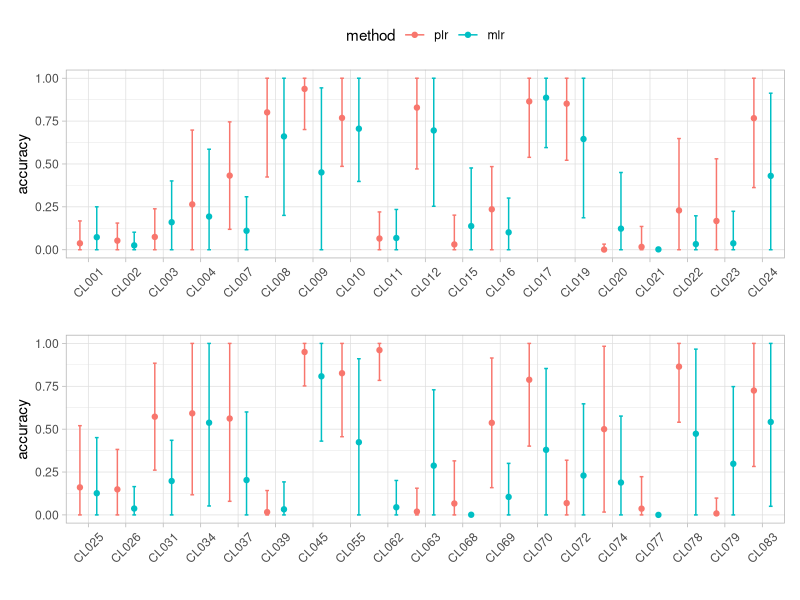

Here is the R script that generated this plot:
# Title: Plot Figure 6
# 
# Description: Reproduce Fig 6
#
# Requirement:
#   Packages: ggplot, dplyr, patchwork
#



library(ggplot2)
library(dplyr)
library(patchwork)

dt <- read.csv("./results/case_seq_acc.csv")
dt$method <- factor(dt$method, levels = c("plr","mlr"))
cl <- unique(dt$cluster)
dt1 <- dt %>% filter(cluster %in% cl[1:19])
dt2 <- dt %>% filter(cluster %in% cl[20:38])



## ******* Create errorbar *******
## *******************************
pl1 <- dt1 %>% 
  group_by(cluster, method) %>% 
  summarise(mean = mean(accuracy), sd = sd(accuracy)) %>%
  ungroup() %>%
  ggplot() +
  geom_errorbar(aes(x = cluster, ymin = ifelse(mean-sd<0,0,mean-sd), ymax = ifelse(mean+sd>1, 1, mean+sd), col = method), width = .2, position = position_dodge(.9)) +
  geom_point(aes(x = cluster, y = mean, col = method), position = position_dodge(.9)) +
  theme_light() +
  theme(axis.text.x = element_text(angle = 45, vjust = .5, hjust = ), legend.position = "top") +
  labs(x = "", y = "accuracy")

pl2 <- dt2 %>% 
  group_by(cluster, method) %>% 
  summarise(mean = mean(accuracy), sd = sd(accuracy)) %>%
  ungroup() %>%
  ggplot() +
  geom_errorbar(aes(x = cluster, ymin = ifelse(mean-sd<0,0,mean-sd), ymax = ifelse(mean+sd>1, 1, mean+sd), col = method), width = .2, position = position_dodge(.9)) +
  geom_point(aes(x = cluster, y = mean, col = method), position = position_dodge(.9)) +
  theme_light() +
  theme(axis.text.x = element_text(angle = 45, vjust = .5, hjust = ), legend.position = "none") +
  labs(x = "", y = "accuracy")

#

pl1/pl2
